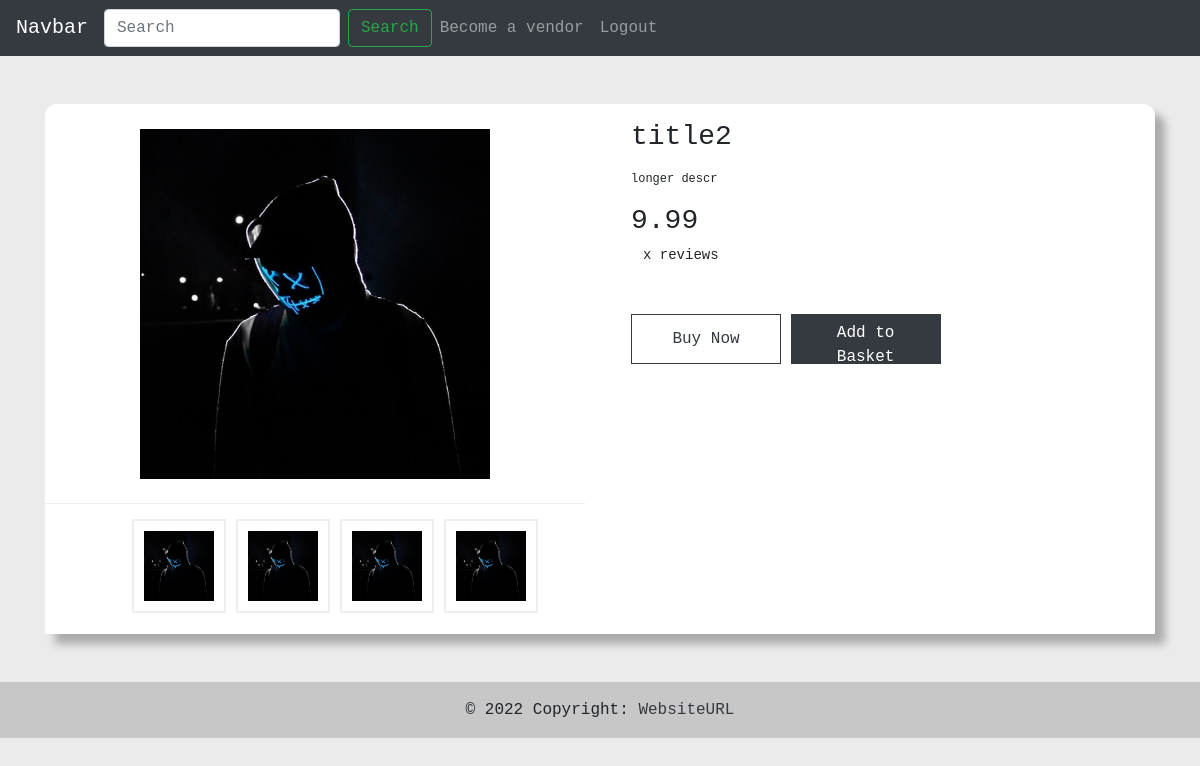
Screenshot of /product/1/ (signed in) with the database file from the repository.
### tables this page shows
CREATE TABLE productimg(
    id INTEGER PRIMARY KEY AUTOINCREMENT,
    product INTEGER FOREIGNKEY REFERENCES products(id),
    img varchar(64),
    pos TINYINT
);

CREATE TABLE products( -- Products sold on the website
    id INTEGER PRIMARY KEY AUTOINCREMENT,
    creator INTEGER FOREIGNKEY REFERENCES user(id),
    description varchar(64),
    title varchar(28),
    body varchar(1024),
    price INTEGER
);

### views.py (the view, shortened to what this page needs)
def productView(id):
    user = userhandle.isLoggedIn(session)
    if user == []: return redirect(url_for('logout'))
    product, images, comments, ratings, resp = [], [], [], [], False
    if id.isnumeric():
        try:
            product = database.read('products', 'id, description, title, body, price, creator', f'WHERE id="{id}"')[0]
            images = database.read('productimg', 'img, pos', f'WHERE product="{id}"')
            comments = database.read('comments', 'comenter, stars, comment, creation', f'WHERE for="{product[0]}"').sort(key=lambda i: i[3], reverse=True)
            ratings = database.read('ratings', 'rating', f'where for="{product[5]}"')
        except IndexError as e:
            print(e)
            return render_template('notFound.html')
    rating = 0
    for i in ratings: rating += int(i[0])
    if ratings.__len__() > 0: rating = rating/ratings.__len__() # NOTE Make an avarage from all the received ratings
    else: rating = 'No ratings yet..' # FIXME Make this visible in the html
    images = (images[0], images[0], images[0], images[0], images[0])
    return render_template('product_view.html', product=product, images=images, comments=comments, rating=rating)

### handles/databaseHandle.py (called while the page is built)
    def read(self, tables, rows, specification=''): # NOTE Read from database
        self.cursor.execute(f'SELECT {rows} FROM {tables} {specification}')
        rows = self.cursor.fetchall()
        return rows

### handles/incryptionHandle.py (called while the page is built)
def checkHash(check: str, hash: str):
    return bcrypt.checkpw(check.encode('utf-8'), base64.b64decode(hash))

### handles/userHandle.py (called while the page is built)
    def isLoggedIn(self, session): # NOTE Check if the user is logged in
        if 'token' not in session or 'id' not in session: return []
        token, id = session['token'], session['id']
        try:
            user = self.database.read(tables='user', rows='id, token, isAdmin, email', specification=f'WHERE id="{id}"')[0]
        except IndexError: return []
        if not checkHash(user[1], token): return []
        return user

### templates/product_view.html (shortened to what this page needs)
{% extends 'main.html' %}
{% block content %}
<link rel="stylesheet" href="/static/css/product.css">
<div class="container mt-5 mb-5">
    <div class="card">
        <div class="row g-0">
            <div class="col-md-6 border-end">
                <div class="d-flex flex-column justify-content-center">
                    <div class="main_image">
                        <img src="/static/img/products/{{product[5]}}/{{images[0][0]}}" id="main_product_image" width="350">
                    </div>
                    <div class="thumbnail_images">
                        <ul id="thumbnail">
                            <li><img onclick="changeImage(this)" src="/static/img/products/{{product[5]}}/{{images[1][0]}}" width="70"></li>
                            <li><img onclick="changeImage(this)" src="/static/img/products/{{product[5]}}/{{images[2][0]}}" width="70"></li>
                            <li><img onclick="changeImage(this)" src="/static/img/products/{{product[5]}}/{{images[3][0]}}" width="70"></li>
                            <li><img onclick="changeImage(this)" src="/static/img/products/{{product[5]}}/{{images[4][0]}}" width="70"></li>
                        </ul>
                    </div>
                </div>
            </div>
            <div class="col-md-6">
                <div class="p-3 right-side">
                    <div class="d-flex justify-content-between align-items-center">
                        <h3>{{product[2]}}</h3>
                    </div>
                    <div class="mt-2 pr-3 content">
                        <p>{{product[3]}}</p>
                    </div>
                    <h3>{{product[4]}}</h3>
                    <div class="ratings d-flex flex-row align-items-center">
                        	<span>x reviews</span>
                    </div>
                    <div class="buttons d-flex flex-row mt-5 gap-3">
                        <form action="" method="POST" enctype="multipart/form-data">
                            <button type="submit" class="btn btn-outline-dark" name="buy" value="buy" id="buy">Buy Now</button>
                            <button type="submit" class="btn btn-dark" name="add" value="add" id="add">Add to Basket</button>
                        </form>
                    </div>
                </div>
            </div>
        </div>
    </div>
</div>
{% endblock %}

### static/css/main.css (style rules this page uses)
* { font-family: 'Courier New', monospace !important; }

### static/css/product.css (style rules this page uses)
body { background: #ebebeb; }
.card { border: none; overflow: hidden; box-shadow: 10px 10px 8px #aaaaaa; border-radius: 12px 12px 0 0; }
.thumbnail_images ul { list-style: none; justify-content: center; display: flex; align-items: center; margin-top:10px }
.thumbnail_images ul li { margin: 5px; padding: 10px; border: 2px solid #eee; cursor: pointer; transition: all 0.5s }
.main_image { display: flex; justify-content: center; align-items: center; border-bottom: 1px solid #eee; height: 400px; width: 100%; overflow: hidden }
.content p { font-size: 12px; }
.ratings span { font-size: 14px; margin-left: 12px }
.right-side { position: relative }
.buttons .btn { height: 50px; width: 150px; border-radius: 0px !important }

### rows the page displays
productimg: img (picture)
products: title "title2", body "longer descr", price "9.99"
